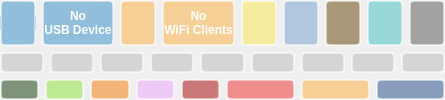
     <widget class="QWidget" name="menuWidget" native="true">
      <property name="enabled">
       <bool>true</bool>
      </property>
      <property name="sizePolicy">
       <sizepolicy hsizetype="Expanding" vsizetype="Expanding">
        <horstretch>0</horstretch>
        <verstretch>0</verstretch>
       </sizepolicy>
      </property>
      <property name="styleSheet">
       <string notr="true">outline: none;</string>
      </property>
      <layout class="QGridLayout" name="gridLayout_TileArea">
       <property name="leftMargin">
        <number>0</number>
       </property>
       <property name="topMargin">
        <number>0</number>
       </property>
       <property name="rightMargin">
        <number>0</number>
       </property>
       <property name="bottomMargin">
        <number>0</number>
       </property>
       <item row="0" column="0" colspan="2">
        <layout class="QHBoxLayout" name="Layout_Sliderselect">
         <item>
          <widget class="QWidget" name="AAUSBWidget" native="true">
           <property name="sizePolicy">
            <sizepolicy hsizetype="Expanding" vsizetype="Expanding">
             <horstretch>0</horstretch>
             <verstretch>0</verstretch>
            </sizepolicy>
           </property>
           <layout class="QHBoxLayout" name="Layout">
            <property name="leftMargin">
             <number>0</number>
            </property>
            <property name="topMargin">
             <number>0</number>
            </property>
            <property name="rightMargin">
             <number>0</number>
            </property>
            <property name="bottomMargin">
             <number>0</number>
            </property>
            <item>
             <widget class="QWidget" name="ButtonAndroidAuto" native="true">
              <property name="sizePolicy">
               <sizepolicy hsizetype="Expanding" vsizetype="Expanding">
                <horstretch>0</horstretch>
                <verstretch>0</verstretch>
               </sizepolicy>
              </property>
              <layout class="QVBoxLayout" name="verticalLayout_16">
               <property name="spacing">
                <number>0</number>
               </property>
               <property name="leftMargin">
                <number>0</number>
               </property>
               <property name="topMargin">
                <number>0</number>
               </property>
               <property name="rightMargin">
                <number>0</number>
               </property>
               <property name="bottomMargin">
                <number>0</number>
               </property>
               <item>
                <widget class="QLabel" name="labelAndroidAutoTop">
                 <property name="sizePolicy">
                  <sizepolicy hsizetype="Expanding" vsizetype="Expanding">
                   <horstretch>0</horstretch>
                   <verstretch>0</verstretch>
                  </sizepolicy>
                 </property>
                 <property name="styleSheet">
                  <string notr="true">background-color: rgba(48, 140, 198, 0.5);
color: rgb(255, 255, 255);
border-top-left-radius: 4px;
border-top-right-radius: 4px;
border: 2px solid rgba(255,255,255,0.5);
outline: none;
border-bottom: 0px;</string>
                 </property>
                 <property name="text">
                  <string/>
                 </property>
                </widget>
               </item>
               <item>
                <widget class="QPushButton" name="pushButtonAndroidAuto">
                 <property name="sizePolicy">
                  <sizepolicy hsizetype="Expanding" vsizetype="Expanding">
                   <horstretch>0</horstretch>
                   <verstretch>0</verstretch>
                  </sizepolicy>
                 </property>
                 <property name="font">
                  <font>
                   <weight>75</weight>
                   <bold>true</bold>
                  </font>
                 </property>
                 <property name="styleSheet">
                  <string notr="true">background-color: rgba(48, 140, 198, 0.5);
color: rgb(255, 255, 255);
border: 2px solid rgba(255,255,255,0.5);
border-top: 0px;
border-bottom: 0px;
</string>
                 </property>
                 <property name="text">
                  <string/>
                 </property>
                 <property name="icon">
                  <iconset>
                   <normalon>:/aausb-hot.png</normalon>
                  </iconset>
                 </property>
                 <property name="iconSize">
                  <size>
                   <width>50</width>
                   <height>50</height>
                  </size>
                 </property>
                 <property name="autoRepeat">
                  <bool>false</bool>
                 </property>
                </widget>
               </item>
               <item>
                <widget class="QLabel" name="labelAndroidAutoBottom">
                 <property name="sizePolicy">
                  <sizepolicy hsizetype="Expanding" vsizetype="Expanding">
                   <horstretch>0</horstretch>
                   <verstretch>0</verstretch>
                  </sizepolicy>
                 </property>
                 <property name="font">
                  <font>
                   <weight>75</weight>
                   <bold>true</bold>
                  </font>
                 </property>
                 <property name="styleSheet">
                  <string notr="true">background-color: rgba(48, 140, 198, 0.5);
color: rgb(255, 255, 255);
border-bottom-left-radius: 4px;
border-bottom-right-radius: 4px;
border: 2px solid rgba(255,255,255,0.5);
outline: none;
border-top: 0px;</string>
                 </property>
                 <property name="text">
                  <string/>
                 </property>
                 <property name="alignment">
                  <set>Qt::AlignHCenter|Qt::AlignTop</set>
                 </property>
                </widget>
               </item>
              </layout>
             </widget>
            </item>
            <item>
             <widget class="QPushButton" name="pushButtonNoDevice">
              <property name="sizePolicy">
               <sizepolicy hsizetype="Expanding" vsizetype="Expanding">
                <horstretch>0</horstretch>
                <verstretch>0</verstretch>
               </sizepolicy>
              </property>
              <property name="font">
               <font>
                <weight>75</weight>
                <bold>true</bold>
               </font>
              </property>
              <property name="styleSheet">
               <string notr="true">background-color: rgba(48, 140, 198, 0.5);
color: rgb(255, 255, 255);
border-radius: 4px;
border: 2px solid rgba(255,255,255,0.5);
outline: none;</string>
              </property>
              <property name="text">
               <string>No
USB Device</string>
              </property>
              <property name="focusPolicy">
                <enum>Qt::NoFocus</enum>
              </property>
             </widget>
            </item>
           </layout>
          </widget>
         </item>
         <item>
          <widget class="QWidget" name="AAWIFIWidget" native="true">
           <property name="sizePolicy">
            <sizepolicy hsizetype="Expanding" vsizetype="Expanding">
             <horstretch>0</horstretch>
             <verstretch>0</verstretch>
            </sizepolicy>
           </property>
           <layout class="QHBoxLayout" name="Layout2">
            <property name="leftMargin">
             <number>0</number>
            </property>
            <property name="topMargin">
             <number>0</number>
            </property>
            <property name="rightMargin">
             <number>0</number>
            </property>
            <property name="bottomMargin">
             <number>0</number>
            </property>
            <item>
             <widget class="QPushButton" name="pushButtonWifi">
              <property name="sizePolicy">
               <sizepolicy hsizetype="Expanding" vsizetype="Expanding">
                <horstretch>0</horstretch>
                <verstretch>0</verstretch>
               </sizepolicy>
              </property>
              <property name="styleSheet">
               <string notr="true">background-color: rgba(252, 175, 62, 0.5);
border-radius: 4px;
border: 2px solid rgba(255,255,255,0.5);
color: rgb(255, 255, 255);
               </string>
              </property>
              <property name="text">
               <string/>
              </property>
              <property name="icon">
               <iconset>
                <normalon>:/aawifi-hot.png</normalon>
               </iconset>
              </property>
              <property name="iconSize">
               <size>
                <width>50</width>
                <height>50</height>
               </size>
              </property>
             </widget>
            </item>
            <item>
             <widget class="QPushButton" name="pushButtonNoWiFiDevice">
              <property name="sizePolicy">
               <sizepolicy hsizetype="Expanding" vsizetype="Expanding">
                <horstretch>0</horstretch>
                <verstretch>0</verstretch>
               </sizepolicy>
              </property>
              <property name="font">
               <font>
                <weight>75</weight>
                <bold>true</bold>
               </font>
              </property>
              <property name="styleSheet">
               <string notr="true">background-color: rgba(252, 175, 62, 0.5);
border-radius: 4px;
border: 2px solid rgba(255,255,255,0.5);
color: rgb(255, 255, 255);
outline: none;</string>
              </property>
              <property name="text">
               <string>No
WiFi Clients</string>
              </property>
              <property name="focusPolicy">
                <enum>Qt::NoFocus</enum>
              </property>              
             </widget>
            </item>
           </layout>
          </widget>
         </item>
         <item>
          <widget class="QPushButton" name="pushButtonDay">
           <property name="sizePolicy">
            <sizepolicy hsizetype="Expanding" vsizetype="Expanding">
             <horstretch>0</horstretch>
             <verstretch>0</verstretch>
            </sizepolicy>
           </property>
           <property name="minimumSize">
            <size>
             <width>0</width>
             <height>0</height>
            </size>
           </property>
           <property name="styleSheet">
            <string notr="true">background: rgba(252, 233, 79, 0.5);
border-radius: 4px;
border: 2px solid rgba(255,255,255,0.5);
outline: none;</string>
           </property>
           <property name="text">
            <string/>
           </property>
           <property name="icon">
            <iconset>
             <normalon>:/day-hot.png</normalon>
            </iconset>
           </property>
           <property name="iconSize">
            <size>
             <width>64</width>
             <height>64</height>
            </size>
           </property>
           <property name="flat">
            <bool>false</bool>
           </property>
          </widget>
         </item>
         <item>
          <widget class="QPushButton" name="pushButtonNight">
           <property name="sizePolicy">
            <sizepolicy hsizetype="Expanding" vsizetype="Expanding">
             <horstretch>0</horstretch>
             <verstretch>0</verstretch>
            </sizepolicy>
           </property>
           <property name="minimumSize">
            <size>
             <width>0</width>
             <height>0</height>
            </size>
           </property>
           <property name="styleSheet">
            <string notr="true">background-color: rgba(114, 159, 207, 0.5);
border-radius: 4px;
border: 2px solid rgba(255,255,255,0.5);
outline: none;</string>
           </property>
           <property name="text">
            <string/>
           </property>
           <property name="icon">
            <iconset>
             <disabledon>:/night-hot.png</disabledon>
            </iconset>
           </property>
           <property name="iconSize">
            <size>
             <width>64</width>
             <height>64</height>
            </size>
           </property>
           <property name="flat">
            <bool>false</bool>
           </property>
          </widget>
         </item>
         <item>
          <widget class="QPushButton" name="pushButtonCameraShow">
           <property name="sizePolicy">
            <sizepolicy hsizetype="Expanding" vsizetype="Expanding">
             <horstretch>0</horstretch>
             <verstretch>0</verstretch>
            </sizepolicy>
           </property>
           <property name="styleSheet">
            <string notr="true">background-color: rgba(100, 62, 4, 0.5);
border-radius: 4px;
border: 2px solid rgba(255,255,255,0.5);
outline: none;</string>
           </property>
           <property name="text">
            <string/>
           </property>
           <property name="icon">
            <iconset>
             <normalon>:/camera-hot.png</normalon>
            </iconset>
           </property>
           <property name="iconSize">
            <size>
             <width>64</width>
             <height>64</height>
            </size>
           </property>
          </widget>
         </item>
         <item>
          <widget class="QPushButton" name="pushButtonVolume">
           <property name="sizePolicy">
            <sizepolicy hsizetype="Expanding" vsizetype="Expanding">
             <horstretch>0</horstretch>
             <verstretch>0</verstretch>
            </sizepolicy>
           </property>
           <property name="styleSheet">
            <string notr="true">background-color: rgba(64, 191, 191, 0.5);
border-radius: 4px;
border: 2px solid rgba(255,255,255,0.5);
outline: none;</string>
           </property>
           <property name="text">
            <string/>
           </property>
           <property name="icon">
            <iconset>
             <normalon>:/volume-hot.png</normalon>
            </iconset>
           </property>
           <property name="iconSize">
            <size>
             <width>64</width>
             <height>64</height>
            </size>
           </property>
          </widget>
         </item>
         <item>
          <widget class="QPushButton" name="pushButtonDebug">
           <property name="sizePolicy">
            <sizepolicy hsizetype="Expanding" vsizetype="Expanding">
             <horstretch>0</horstretch>
             <verstretch>0</verstretch>
            </sizepolicy>
           </property>
           <property name="styleSheet">
            <string notr="true">background-color: rgba(85, 87, 83, 0.5);
border-radius: 4px;
border: 2px solid rgba(255,255,255,0.5);
outline: none;</string>
           </property>
           <property name="text">
            <string/>
           </property>
           <property name="icon">
            <iconset>
             <normalon>:/bug-hot.png</normalon>
            </iconset>
           </property>
           <property name="iconSize">
            <size>
             <width>64</width>
             <height>64</height>
            </size>
           </property>
          </widget>
         </item>
        </layout>
       </item>
       <item row="1" column="0" colspan="2">
        <layout class="QHBoxLayout" name="Layout_Custom1">
         <item>
          <widget class="QPushButton" name="pushButton_c1">
           <property name="sizePolicy">
            <sizepolicy hsizetype="Expanding" vsizetype="Expanding">
             <horstretch>0</horstretch>
             <verstretch>0</verstretch>
            </sizepolicy>
           </property>
           <property name="baseSize">
            <size>
             <width>0</width>
             <height>0</height>
            </size>
           </property>
           <property name="font">
            <font>
             <weight>75</weight>
             <bold>true</bold>
            </font>
           </property>
           <property name="styleSheet">
            <string notr="true">background-color: rgba(186, 189, 182, 0.5);
border-radius: 4px;
border: 2px solid rgba(255,255,255,0.5);
color: rgb(255, 255, 255);
outline: none;</string>
           </property>
           <property name="text">
            <string/>
           </property>
          </widget>
         </item>
         <item>
          <widget class="QPushButton" name="pushButton_c2">
           <property name="sizePolicy">
            <sizepolicy hsizetype="Expanding" vsizetype="Expanding">
             <horstretch>0</horstretch>
             <verstretch>0</verstretch>
            </sizepolicy>
           </property>
           <property name="font">
            <font>
             <weight>75</weight>
             <bold>true</bold>
            </font>
           </property>
           <property name="styleSheet">
            <string notr="true">background-color: rgba(186, 189, 182, 0.5);
border-radius: 4px;
border: 2px solid rgba(255,255,255,0.5);
color: rgb(255, 255, 255);
outline: none;</string>
           </property>
           <property name="text">
            <string/>
           </property>
          </widget>
         </item>
         <item>
          <widget class="QPushButton" name="pushButtonDummy1">
           <property name="sizePolicy">
            <sizepolicy hsizetype="Expanding" vsizetype="Expanding">
             <horstretch>0</horstretch>
             <verstretch>0</verstretch>
            </sizepolicy>
           </property>
           <property name="font">
            <font>
             <weight>75</weight>
             <bold>true</bold>
            </font>
           </property>
           <property name="styleSheet">
            <string notr="true">background-color: rgba(186, 189, 182, 0.5);
border-radius: 4px;
border: 2px solid rgba(255,255,255,0.5);
color: rgb(255, 255, 255);
outline: none;</string>
           </property>
           <property name="text">
            <string/>
           </property>
           <property name="flat">
            <bool>false</bool>
           </property>
          </widget>
         </item>
         <item>
          <widget class="QPushButton" name="pushButton_c3">
           <property name="sizePolicy">
            <sizepolicy hsizetype="Expanding" vsizetype="Expanding">
             <horstretch>0</horstretch>
             <verstretch>0</verstretch>
            </sizepolicy>
           </property>
           <property name="font">
            <font>
             <weight>75</weight>
             <bold>true</bold>
            </font>
           </property>
           <property name="styleSheet">
            <string notr="true">background-color: rgba(186, 189, 182, 0.5);
border-radius: 4px;
border: 2px solid rgba(255,255,255,0.5);
color: rgb(255, 255, 255);
outline: none;</string>
           </property>
           <property name="text">
            <string/>
           </property>
          </widget>
         </item>
         <item>
          <widget class="QPushButton" name="pushButton_c4">
           <property name="sizePolicy">
            <sizepolicy hsizetype="Expanding" vsizetype="Expanding">
             <horstretch>0</horstretch>
             <verstretch>0</verstretch>
            </sizepolicy>
           </property>
           <property name="font">
            <font>
             <weight>75</weight>
             <bold>true</bold>
            </font>
           </property>
           <property name="styleSheet">
            <string notr="true">background-color: rgba(186, 189, 182, 0.5);
border-radius: 4px;
border: 2px solid rgba(255,255,255,0.5);
color: rgb(255, 255, 255);
outline: none;</string>
           </property>
           <property name="text">
            <string/>
           </property>
          </widget>
         </item>
         <item>
          <widget class="QPushButton" name="pushButtonDummy2">
           <property name="sizePolicy">
            <sizepolicy hsizetype="Expanding" vsizetype="Expanding">
             <horstretch>0</horstretch>
             <verstretch>0</verstretch>
            </sizepolicy>
           </property>
           <property name="font">
            <font>
             <weight>75</weight>
             <bold>true</bold>
            </font>
           </property>
           <property name="styleSheet">
            <string notr="true">background-color: rgba(186, 189, 182, 0.5);
border-radius: 4px;
border: 2px solid rgba(255,255,255,0.5);
color: rgb(255, 255, 255);
outline: none;</string>
           </property>
           <property name="text">
            <string/>
           </property>
          </widget>
         </item>
         <item>
          <widget class="QPushButton" name="pushButton_c5">
           <property name="sizePolicy">
            <sizepolicy hsizetype="Expanding" vsizetype="Expanding">
             <horstretch>0</horstretch>
             <verstretch>0</verstretch>
            </sizepolicy>
           </property>
           <property name="font">
            <font>
             <weight>75</weight>
             <bold>true</bold>
            </font>
           </property>
           <property name="styleSheet">
            <string notr="true">background-color: rgba(186, 189, 182, 0.5);
border-radius: 4px;
border: 2px solid rgba(255,255,255,0.5);
color: rgb(255, 255, 255);
outline: none;</string>
           </property>
           <property name="text">
            <string/>
           </property>
          </widget>
         </item>
         <item>
          <widget class="QPushButton" name="pushButton_c6">
           <property name="sizePolicy">
            <sizepolicy hsizetype="Expanding" vsizetype="Expanding">
             <horstretch>0</horstretch>
             <verstretch>0</verstretch>
            </sizepolicy>
           </property>
           <property name="font">
            <font>
             <weight>75</weight>
             <bold>true</bold>
            </font>
           </property>
           <property name="styleSheet">
            <string notr="true">background-color: rgba(186, 189, 182, 0.5);
border-radius: 4px;
border: 2px solid rgba(255,255,255,0.5);
color: rgb(255, 255, 255);
outline: none;</string>
           </property>
           <property name="text">
            <string/>
           </property>
          </widget>
         </item>
         <item>
          <widget class="QPushButton" name="pushButtonDummy3">
           <property name="sizePolicy">
            <sizepolicy hsizetype="Expanding" vsizetype="Expanding">
             <horstretch>0</horstretch>
             <verstretch>0</verstretch>
            </sizepolicy>
           </property>
           <property name="font">
            <font>
             <weight>75</weight>
             <bold>true</bold>
            </font>
           </property>
           <property name="styleSheet">
            <string notr="true">background-color: rgba(186, 189, 182, 0.5);
border-radius: 4px;
border: 2px solid rgba(255,255,255,0.5);
color: rgb(255, 255, 255);
outline: none;</string>
           </property>
           <property name="text">
            <string/>
           </property>
          </widget>
         </item>
        </layout>
       </item>
       <item row="2" column="0" colspan="2">
        <layout class="QHBoxLayout" name="horizontalLayout_14">
         <item>
          <widget class="QWidget" name="horizontalWidgetButtons" native="true">
           <property name="sizePolicy">
            <sizepolicy hsizetype="Expanding" vsizetype="Expanding">
             <horstretch>0</horstretch>
             <verstretch>0</verstretch>
            </sizepolicy>
           </property>
           <layout class="QHBoxLayout" name="Layout_BCenter">
            <property name="leftMargin">
             <number>0</number>
            </property>
            <property name="topMargin">
             <number>0</number>
            </property>
            <property name="rightMargin">
             <number>0</number>
            </property>
            <property name="bottomMargin">
             <number>0</number>
            </property>
            <item>
             <widget class="QPushButton" name="pushButtonLock">
              <property name="sizePolicy">
               <sizepolicy hsizetype="Expanding" vsizetype="Expanding">
                <horstretch>0</horstretch>
                <verstretch>0</verstretch>
               </sizepolicy>
              </property>
              <property name="styleSheet">
               <string notr="true">background-color: rgba(15, 54, 5, 0.5);
color: rgb(255, 255, 255);
border-radius: 4px;
border: 2px solid rgba(255,255,255,0.5);
outline: none;
</string>
              </property>
              <property name="text">
               <string/>
              </property>
              <property name="icon">
               <iconset>
                <normalon>:/lock-hot.png</normalon>
               </iconset>
              </property>
              <property name="iconSize">
               <size>
                <width>64</width>
                <height>64</height>
               </size>
              </property>
             </widget>
            </item>
            <item>
             <widget class="QPushButton" name="pushButtonSettings">
              <property name="sizePolicy">
               <sizepolicy hsizetype="Expanding" vsizetype="Expanding">
                <horstretch>0</horstretch>
                <verstretch>0</verstretch>
               </sizepolicy>
              </property>
              <property name="styleSheet">
               <string notr="true">background-color: rgba(138, 226, 52, 0.5);
border-radius: 4px;
border: 2px solid rgba(255,255,255,0.5);
outline: none;</string>
              </property>
              <property name="text">
               <string/>
              </property>
              <property name="icon">
               <iconset>
                <normalon>:/settings-hot.png</normalon>
               </iconset>
              </property>
              <property name="iconSize">
               <size>
                <width>64</width>
                <height>64</height>
               </size>
              </property>
              <property name="default">
               <bool>true</bool>
              </property>
             </widget>
            </item>
            <item>
             <widget class="QPushButton" name="pushButtonBrightness">
              <property name="sizePolicy">
               <sizepolicy hsizetype="Expanding" vsizetype="Expanding">
                <horstretch>0</horstretch>
                <verstretch>0</verstretch>
               </sizepolicy>
              </property>
              <property name="styleSheet">
               <string notr="true">background-color: rgba(245, 121, 0, 0.5);
border-radius: 4px;
border: 2px solid rgba(255,255,255,0.5);
outline: none;</string>
              </property>
              <property name="text">
               <string/>
              </property>
              <property name="icon">
               <iconset>
                <normalon>:/brightness-hot.png</normalon>
               </iconset>
              </property>
              <property name="iconSize">
               <size>
                <width>64</width>
                <height>64</height>
               </size>
              </property>
             </widget>
            </item>
            <item>
             <widget class="QPushButton" name="pushButtonToggleGUI">
              <property name="sizePolicy">
               <sizepolicy hsizetype="Expanding" vsizetype="Expanding">
                <horstretch>0</horstretch>
                <verstretch>0</verstretch>
               </sizepolicy>
              </property>
              <property name="styleSheet">
               <string notr="true">background-color: rgba(237, 164, 255, 0.5);
border-radius: 4px;
border: 2px solid rgba(255,255,255,0.5);
outline: none;</string>
              </property>
              <property name="text">
               <string/>
              </property>
              <property name="icon">
               <iconset>
                <normalon>:/eye-hot.png</normalon>
               </iconset>
              </property>
              <property name="iconSize">
               <size>
                <width>64</width>
                <height>64</height>
               </size>
              </property>
             </widget>
            </item>
            <item>
             <widget class="QPushButton" name="pushButtonExit">
              <property name="sizePolicy">
               <sizepolicy hsizetype="Expanding" vsizetype="Expanding">
                <horstretch>0</horstretch>
                <verstretch>0</verstretch>
               </sizepolicy>
              </property>
              <property name="styleSheet">
               <string notr="true">background-color: rgba(164, 0, 0, 0.5);
border-radius: 4px;
border: 2px solid rgba(255,255,255,0.5);
outline: none;</string>
              </property>
              <property name="text">
               <string/>
              </property>
              <property name="icon">
               <iconset>
                <normalon>:/power-hot.png</normalon>
               </iconset>
              </property>
              <property name="iconSize">
               <size>
                <width>64</width>
                <height>64</height>
               </size>
              </property>
             </widget>
            </item>
           </layout>
          </widget>
         </item>
         <item>
          <widget class="QWidget" name="horizontalWidgetPower" native="true">
           <property name="sizePolicy">
            <sizepolicy hsizetype="Expanding" vsizetype="Expanding">
             <horstretch>0</horstretch>
             <verstretch>0</verstretch>
            </sizepolicy>
           </property>
           <layout class="QHBoxLayout" name="horizontalLayoutPower">
            <property name="leftMargin">
             <number>0</number>
            </property>
            <property name="topMargin">
             <number>0</number>
            </property>
            <property name="rightMargin">
             <number>0</number>
            </property>
            <property name="bottomMargin">
             <number>0</number>
            </property>
            <item>
             <widget class="QPushButton" name="pushButtonShutdown">
              <property name="sizePolicy">
               <sizepolicy hsizetype="Expanding" vsizetype="Expanding">
                <horstretch>0</horstretch>
                <verstretch>0</verstretch>
               </sizepolicy>
              </property>
              <property name="styleSheet">
               <string notr="true">background-color: rgba(239, 41, 41, 0.5);
border-radius: 4px;
border: 2px solid rgba(255,255,255,0.5);
outline: none;</string>
              </property>
              <property name="text">
               <string/>
              </property>
              <property name="icon">
               <iconset>
                <normalon>:/power-hot.png</normalon>
               </iconset>
              </property>
              <property name="iconSize">
               <size>
                <width>64</width>
                <height>64</height>
               </size>
              </property>
             </widget>
            </item>
            <item>
             <widget class="QPushButton" name="pushButtonReboot">
              <property name="sizePolicy">
               <sizepolicy hsizetype="Expanding" vsizetype="Expanding">
                <horstretch>0</horstretch>
                <verstretch>0</verstretch>
               </sizepolicy>
              </property>
              <property name="styleSheet">
               <string notr="true">background-color: rgba(252, 175, 62, 0.5);
border-radius: 4px;
border: 2px solid rgba(255,255,255,0.5);
outline: none;</string>
              </property>
              <property name="text">
               <string/>
              </property>
              <property name="icon">
               <iconset>
                <normalon>:/reboot-hot.png</normalon>
               </iconset>
              </property>
              <property name="iconSize">
               <size>
                <width>64</width>
                <height>64</height>
               </size>
              </property>
             </widget>
            </item>
            <item>
             <widget class="QPushButton" name="pushButtonCancel">
              <property name="sizePolicy">
               <sizepolicy hsizetype="Expanding" vsizetype="Expanding">
                <horstretch>0</horstretch>
                <verstretch>0</verstretch>
               </sizepolicy>
              </property>
              <property name="styleSheet">
               <string notr="true">background-color: rgba(32, 74, 135, 0.5);
border-radius: 4px;
border: 2px solid rgba(255,255,255,0.5);
outline: none;</string>
              </property>
              <property name="text">
               <string/>
              </property>
              <property name="icon">
               <iconset>
                <normalon>:/back-hot.png</normalon>
               </iconset>
              </property>
              <property name="iconSize">
               <size>
                <width>64</width>
                <height>64</height>
               </size>
              </property>
             </widget>
            </item>
           </layout>
          </widget>
         </item>
        </layout>
       </item>
      </layout>
     </widget>
